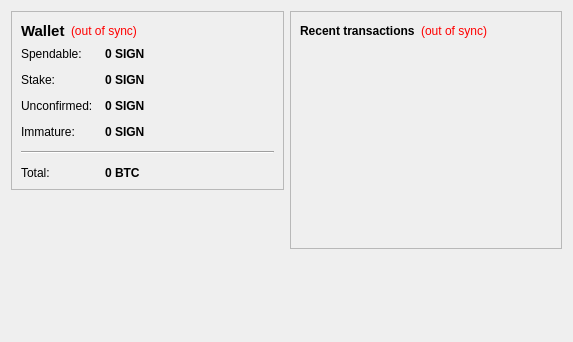
<?xml version="1.0" encoding="UTF-8"?>
<ui version="4.0">
 <class>OverviewPage</class>
 <widget class="QWidget" name="OverviewPage">
  <property name="geometry">
   <rect>
    <x>0</x>
    <y>0</y>
    <width>573</width>
    <height>342</height>
   </rect>
  </property>
  <property name="windowTitle">
   <string>Form</string>
  </property>
  <layout class="QHBoxLayout" name="horizontalLayout" stretch="1,1">
   <item>
    <layout class="QVBoxLayout" name="verticalLayout_2">
     <item>
      <widget class="QFrame" name="frame">
       <property name="frameShape">
        <enum>QFrame::StyledPanel</enum>
       </property>
       <property name="frameShadow">
        <enum>QFrame::Raised</enum>
       </property>
       <layout class="QVBoxLayout" name="verticalLayout_4">
        <item>
         <layout class="QHBoxLayout" name="horizontalLayout_4">
          <item>
           <widget class="QLabel" name="label_5">
            <property name="font">
             <font>
              <pointsize>11</pointsize>
              <weight>75</weight>
              <bold>true</bold>
             </font>
            </property>
            <property name="text">
             <string>Wallet</string>
            </property>
           </widget>
          </item>
          <item>
           <widget class="QLabel" name="labelWalletStatus">
            <property name="toolTip">
             <string>The displayed information may be out of date. Your wallet automatically synchronizes with the SignalsCoin network after a connection is established, but this process has not completed yet.</string>
            </property>
            <property name="styleSheet">
             <string notr="true">QLabel { color: red; }</string>
            </property>
            <property name="text">
             <string notr="true">(out of sync)</string>
            </property>
            <property name="alignment">
             <set>Qt::AlignLeading|Qt::AlignLeft|Qt::AlignVCenter</set>
            </property>
           </widget>
          </item>
          <item>
           <spacer name="horizontalSpacer_2">
            <property name="orientation">
             <enum>Qt::Horizontal</enum>
            </property>
            <property name="sizeHint" stdset="0">
             <size>
              <width>40</width>
              <height>20</height>
             </size>
            </property>
           </spacer>
          </item>
         </layout>
        </item>
        <item>
         <layout class="QFormLayout" name="formLayout_2">
          <property name="fieldGrowthPolicy">
           <enum>QFormLayout::AllNonFixedFieldsGrow</enum>
          </property>
          <property name="horizontalSpacing">
           <number>12</number>
          </property>
          <property name="verticalSpacing">
           <number>12</number>
          </property>
          <item row="0" column="0">
           <widget class="QLabel" name="label">
            <property name="text">
             <string>Spendable:</string>
            </property>
           </widget>
          </item>
          <item row="0" column="1">
           <widget class="QLabel" name="labelBalance">
            <property name="font">
             <font>
              <weight>75</weight>
              <bold>true</bold>
             </font>
            </property>
            <property name="cursor">
             <cursorShape>IBeamCursor</cursorShape>
            </property>
            <property name="toolTip">
             <string>Your current spendable balance</string>
            </property>
            <property name="text">
             <string notr="true">0 SIGN</string>
            </property>
            <property name="textInteractionFlags">
             <set>Qt::LinksAccessibleByMouse|Qt::TextSelectableByKeyboard|Qt::TextSelectableByMouse</set>
            </property>
           </widget>
          </item>
          <item row="1" column="0">
           <widget class="QLabel" name="label_6">
            <property name="text">
             <string>Stake:</string>
            </property>
           </widget>
          </item>
          <item row="1" column="1">
           <widget class="QLabel" name="labelStake">
            <property name="font">
             <font>
              <weight>75</weight>
              <bold>true</bold>
             </font>
            </property>
            <property name="cursor">
             <cursorShape>IBeamCursor</cursorShape>
            </property>
            <property name="toolTip">
             <string>Total of coins that was staked, and do not yet count toward the current balance</string>
            </property>
            <property name="text">
             <string notr="true">0 SIGN</string>
            </property>
            <property name="textInteractionFlags">
             <set>Qt::LinksAccessibleByMouse|Qt::TextSelectableByKeyboard|Qt::TextSelectableByMouse</set>
            </property>
           </widget>
          </item>
          <item row="2" column="0">
           <widget class="QLabel" name="label_3">
            <property name="text">
             <string>Unconfirmed:</string>
            </property>
           </widget>
          </item>
          <item row="2" column="1">
           <widget class="QLabel" name="labelUnconfirmed">
            <property name="font">
             <font>
              <weight>75</weight>
              <bold>true</bold>
             </font>
            </property>
            <property name="cursor">
             <cursorShape>IBeamCursor</cursorShape>
            </property>
            <property name="toolTip">
             <string>Total of transactions that have yet to be confirmed, and do not yet count toward the current balance</string>
            </property>
            <property name="text">
             <string notr="true">0 SIGN</string>
            </property>
            <property name="textInteractionFlags">
             <set>Qt::LinksAccessibleByMouse|Qt::TextSelectableByKeyboard|Qt::TextSelectableByMouse</set>
            </property>
           </widget>
          </item>
          <item row="3" column="0">
           <widget class="QLabel" name="labelImmatureText">
            <property name="text">
             <string>Immature:</string>
            </property>
           </widget>
          </item>
          <item row="3" column="1">
           <widget class="QLabel" name="labelImmature">
            <property name="font">
             <font>
              <weight>75</weight>
              <bold>true</bold>
             </font>
            </property>
            <property name="toolTip">
             <string>Mined balance that has not yet matured</string>
            </property>
            <property name="text">
             <string notr="true">0 SIGN</string>
            </property>
            <property name="textInteractionFlags">
             <set>Qt::LinksAccessibleByMouse|Qt::TextSelectableByKeyboard|Qt::TextSelectableByMouse</set>
            </property>
           </widget>
          </item>
          <item row="4" column="0" colspan="2">
           <widget class="Line" name="line">
            <property name="orientation">
             <enum>Qt::Horizontal</enum>
            </property>
           </widget>
          </item>
          <item row="5" column="0">
           <widget class="QLabel" name="labelTotalText">
            <property name="text">
             <string>Total:</string>
            </property>
           </widget>
          </item>
          <item row="5" column="1">
           <widget class="QLabel" name="labelTotal">
            <property name="font">
             <font>
              <weight>75</weight>
              <bold>true</bold>
             </font>
            </property>
            <property name="cursor">
             <cursorShape>IBeamCursor</cursorShape>
            </property>
            <property name="toolTip">
             <string>Your current total balance</string>
            </property>
            <property name="text">
             <string notr="true">0 BTC</string>
            </property>
            <property name="textInteractionFlags">
             <set>Qt::LinksAccessibleByMouse|Qt::TextSelectableByKeyboard|Qt::TextSelectableByMouse</set>
            </property>
           </widget>
          </item>
         </layout>
        </item>
       </layout>
      </widget>
     </item>
     <item>
      <spacer name="verticalSpacer">
       <property name="orientation">
        <enum>Qt::Vertical</enum>
       </property>
       <property name="sizeHint" stdset="0">
        <size>
         <width>20</width>
         <height>40</height>
        </size>
       </property>
      </spacer>
     </item>
    </layout>
   </item>
   <item>
    <layout class="QVBoxLayout" name="verticalLayout_3">
     <item>
      <widget class="QFrame" name="frame_2">
       <property name="frameShape">
        <enum>QFrame::StyledPanel</enum>
       </property>
       <property name="frameShadow">
        <enum>QFrame::Raised</enum>
       </property>
       <layout class="QVBoxLayout" name="verticalLayout">
        <item>
         <layout class="QHBoxLayout" name="horizontalLayout_2">
          <item>
           <widget class="QLabel" name="label_4">
            <property name="text">
             <string>&lt;b&gt;Recent transactions&lt;/b&gt;</string>
            </property>
           </widget>
          </item>
          <item>
           <widget class="QLabel" name="labelTransactionsStatus">
            <property name="toolTip">
             <string>The displayed information may be out of date. Your wallet automatically synchronizes with the SignalsCoin network after a connection is established, but this process has not completed yet.</string>
            </property>
            <property name="styleSheet">
             <string notr="true">QLabel { color: red; }</string>
            </property>
            <property name="text">
             <string notr="true">(out of sync)</string>
            </property>
            <property name="alignment">
             <set>Qt::AlignRight|Qt::AlignTrailing|Qt::AlignVCenter</set>
            </property>
           </widget>
          </item>
          <item>
           <spacer name="horizontalSpacer">
            <property name="orientation">
             <enum>Qt::Horizontal</enum>
            </property>
            <property name="sizeHint" stdset="0">
             <size>
              <width>40</width>
              <height>20</height>
             </size>
            </property>
           </spacer>
          </item>
         </layout>
        </item>
        <item>
         <widget class="QListView" name="listTransactions">
          <property name="styleSheet">
           <string notr="true">QListView { background: transparent; }</string>
          </property>
          <property name="frameShape">
           <enum>QFrame::NoFrame</enum>
          </property>
          <property name="verticalScrollBarPolicy">
           <enum>Qt::ScrollBarAlwaysOff</enum>
          </property>
          <property name="horizontalScrollBarPolicy">
           <enum>Qt::ScrollBarAlwaysOff</enum>
          </property>
          <property name="selectionMode">
           <enum>QAbstractItemView::NoSelection</enum>
          </property>
         </widget>
        </item>
       </layout>
      </widget>
     </item>
     <item>
      <spacer name="verticalSpacer_2">
       <property name="orientation">
        <enum>Qt::Vertical</enum>
       </property>
       <property name="sizeHint" stdset="0">
        <size>
         <width>20</width>
         <height>40</height>
        </size>
       </property>
      </spacer>
     </item>
    </layout>
   </item>
  </layout>
 </widget>
 <resources/>
 <connections/>
</ui>
